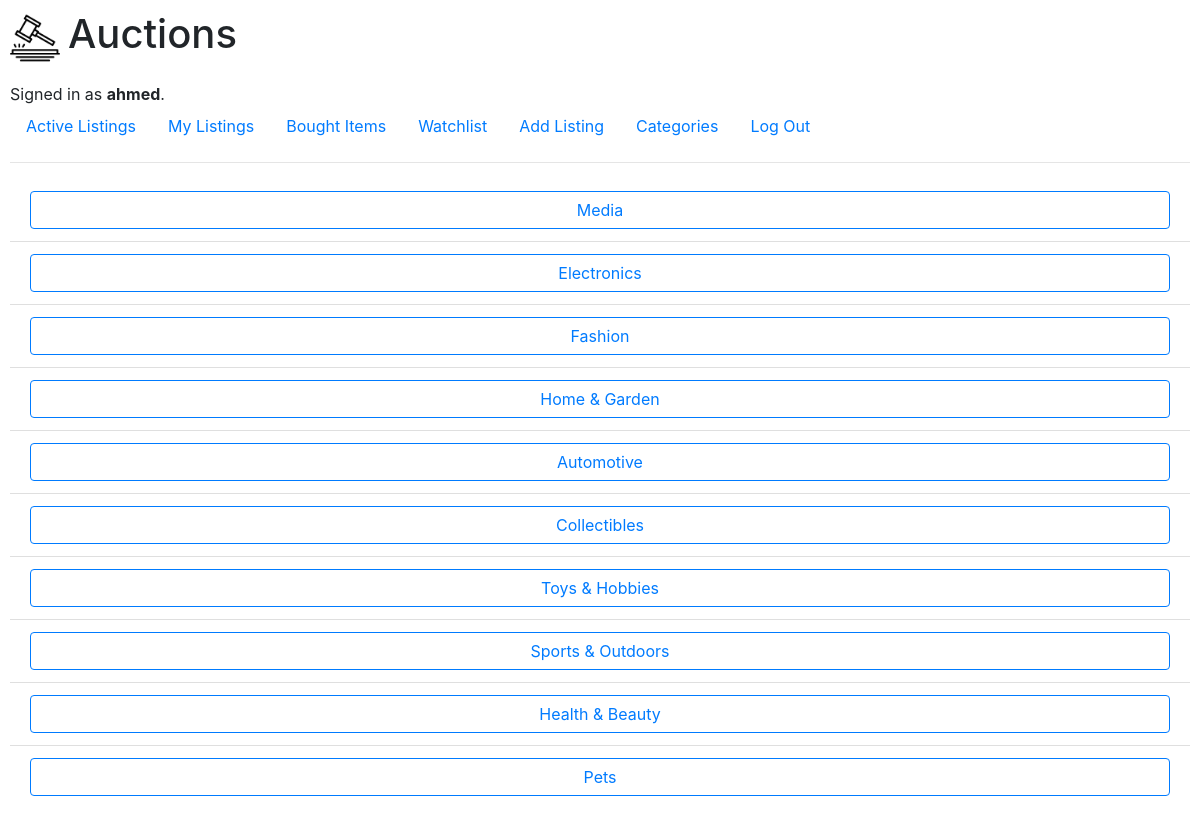
The app's page /categories/ (signed in) with its own data.
### auctions/models.py (models this page shows, shortened)
class User(AbstractUser):
    pass

class Category(models.Model):
    name = models.CharField(max_length=64)

### auctions/views.py (the view)
def categories(request):
    categories = Category.objects.all()
    return render(request, "auctions/categories.html", {"categories": categories})

### auctions/templates/auctions/categories.html
{% extends "auctions/layout.html" %}
{% block body %}
<ul class="list-group list-group-flush">
    {% for category in categories %}
    <li class="list-group-item d-flex justify-content-center align-items-center">
        <a href="{% url 'category_listing' category.id %}" class="btn btn-outline-primary w-100">{{category.name}}</a>
    </li>
    {% endfor %}
</ul>
{% endblock %}

### auctions/templates/auctions/layout.html (shortened to what this page needs)
{% load static %}
<!DOCTYPE html>
<html lang="en">
<head>
    <link rel="stylesheet" href="https://stackpath.bootstrapcdn.com/bootstrap/4.4.1/css/bootstrap.min.css"
>
    <link href="{% static 'auctions/styles.css' %}" rel="stylesheet">
</head>
<body>
    <div class="d-flex align-items-center mb-3">
        <img src="{% static 'auctions/icon.png' %}" alt="logo" class="mr-2" height="50px">
        <h1>Auctions</h1>
    </div>
    <div>
        {% if user.is_authenticated %}
        Signed in as <strong>{{ user.username }}</strong>.
        {% else %}
        Not signed in.
        {% endif %}
    </div>
    <ul class="nav">
        <li class="nav-item">
            <a class="nav-link" href="{% url 'index' %}">Active Listings</a>
        </li>
        {% if user.is_authenticated %}
        <li class="nav-item">
            <a class="nav-link" href="{% url 'active_listings' user.username %}">My Listings</a>
        </li>
        <li class="nav-item">
            <a class="nav-link" href="{% url 'bought_items' %}">Bought Items</a>
        </li>
        <li class="nav-item">
            <a class="nav-link" href="{% url 'watchlist' %}">Watchlist</a>
        </li>
        <li class="nav-item">
            <a class="nav-link" href="{% url 'add' %}">Add Listing</a>
        </li>
        <li class="nav-item">
            <a class="nav-link" href="{% url 'categories' %}">Categories</a>
        </li>
        <li class="nav-item">
            <a class="nav-link" href="{% url 'logout' %}">Log Out</a>
        </li>
        {% endif %}
    </ul>
    <hr>
    {% block body %}
    {% endblock %}
</body>
</html>

### auctions/static/auctions/styles.css (style rules this page uses)
body { padding: 10px; }

### records on screen
User: username "ahmed"
Category: name "Media"
Category: name "Electronics"
Category: name "Fashion"
Category: name "Home & Garden"
Category: name "Automotive"
Category: name "Collectibles"
Category: name "Toys & Hobbies"
Category: name "Sports & Outdoors"
Category: name "Health & Beauty"
Category: name "Pets"
